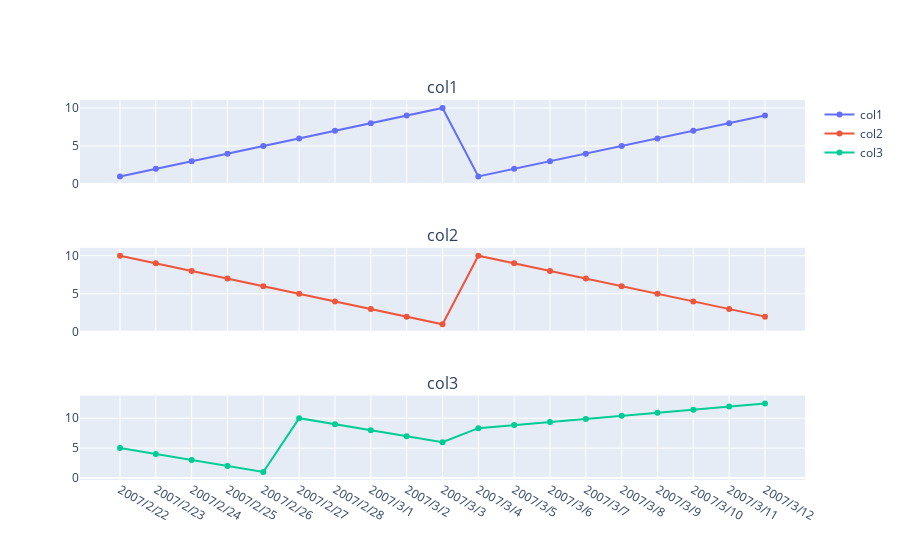

Here is the notebook cell this chart was saved with:
### Code cell
import plotly.graph_objects as go
from plotly.subplots import make_subplots
fig = make_subplots(rows=3, cols=1, subplot_titles=df.columns, shared_xaxes='all')
num = 1
for col in df.columns :
    fig.add_trace(go.Scatter(x=df.index, y=df[col], name = col), row=num, col=1)
    num=num+1

fig.show()

### Figure 1 — Plotly figure (JSON) as saved in the notebook; plotly's stock layout.template omitted (floating-point values rounded to 4 significant figures)
{"data": [{"name": "col1", "type": "scatter", "x": ["2007/2/22", "2007/2/23", "2007/2/24", "2007/2/25", "2007/2/26", "2007/2/27", "2007/2/28", "2007/3/1", "2007/3/2", "2007/3/3", "2007/3/4", "2007/3/5", "2007/3/6", "2007/3/7", "2007/3/8", "2007/3/9", "2007/3/10", "2007/3/11", "2007/3/12"], "xaxis": "x", "y": [1, 2, 3, 4, 5, 6, 7, 8, 9, 10, 1, 2, 3, 4, 5, 6, 7, 8, 9], "yaxis": "y"}, {"name": "col2", "type": "scatter", "x": ["2007/2/22", "2007/2/23", "2007/2/24", "2007/2/25", "2007/2/26", "2007/2/27", "2007/2/28", "2007/3/1", "2007/3/2", "2007/3/3", "2007/3/4", "2007/3/5", "2007/3/6", "2007/3/7", "2007/3/8", "2007/3/9", "2007/3/10", "2007/3/11", "2007/3/12"], "xaxis": "x2", "y": [10, 9, 8, 7, 6, 5, 4, 3, 2, 1, 10, 9, 8, 7, 6, 5, 4, 3, 2], "yaxis": "y2"}, {"name": "col3", "type": "scatter", "x": ["2007/2/22", "2007/2/23", "2007/2/24", "2007/2/25", "2007/2/26", "2007/2/27", "2007/2/28", "2007/3/1", "2007/3/2", "2007/3/3", "2007/3/4", "2007/3/5", "2007/3/6", "2007/3/7", "2007/3/8", "2007/3/9", "2007/3/10", "2007/3/11", "2007/3/12"], "xaxis": "x3", "y": [5, 4, 3, 2, 1, 10, 9, 8, 7, 6, 8.333, 8.848, 9.364, 9.879, 10.39, 10.91, 11.42, 11.94, 12.45], "yaxis": "y3"}], "layout": {"annotations": [{"font": {"size": 16}, "showarrow": false, "text": "col1", "x": 0.5, "xanchor": "center", "xref": "paper", "y": 1, "yanchor": "bottom", "yref": "paper"}, {"font": {"size": 16}, "showarrow": false, "text": "col2", "x": 0.5, "xanchor": "center", "xref": "paper", "y": 0.6111, "yanchor": "bottom", "yref": "paper"}, {"font": {"size": 16}, "showarrow": false, "text": "col3", "x": 0.5, "xanchor": "center", "xref": "paper", "y": 0.2222, "yanchor": "bottom", "yref": "paper"}], "xaxis": {"anchor": "y", "domain": [0, 1], "matches": "x3", "showticklabels": false}, "xaxis2": {"anchor": "y2", "domain": [0, 1], "matches": "x3", "showticklabels": false}, "xaxis3": {"anchor": "y3", "domain": [0, 1]}, "yaxis": {"anchor": "x", "domain": [0.7778, 1]}, "yaxis2": {"anchor": "x2", "domain": [0.3889, 0.6111]}, "yaxis3": {"anchor": "x3", "domain": [0, 0.2222]}}}
